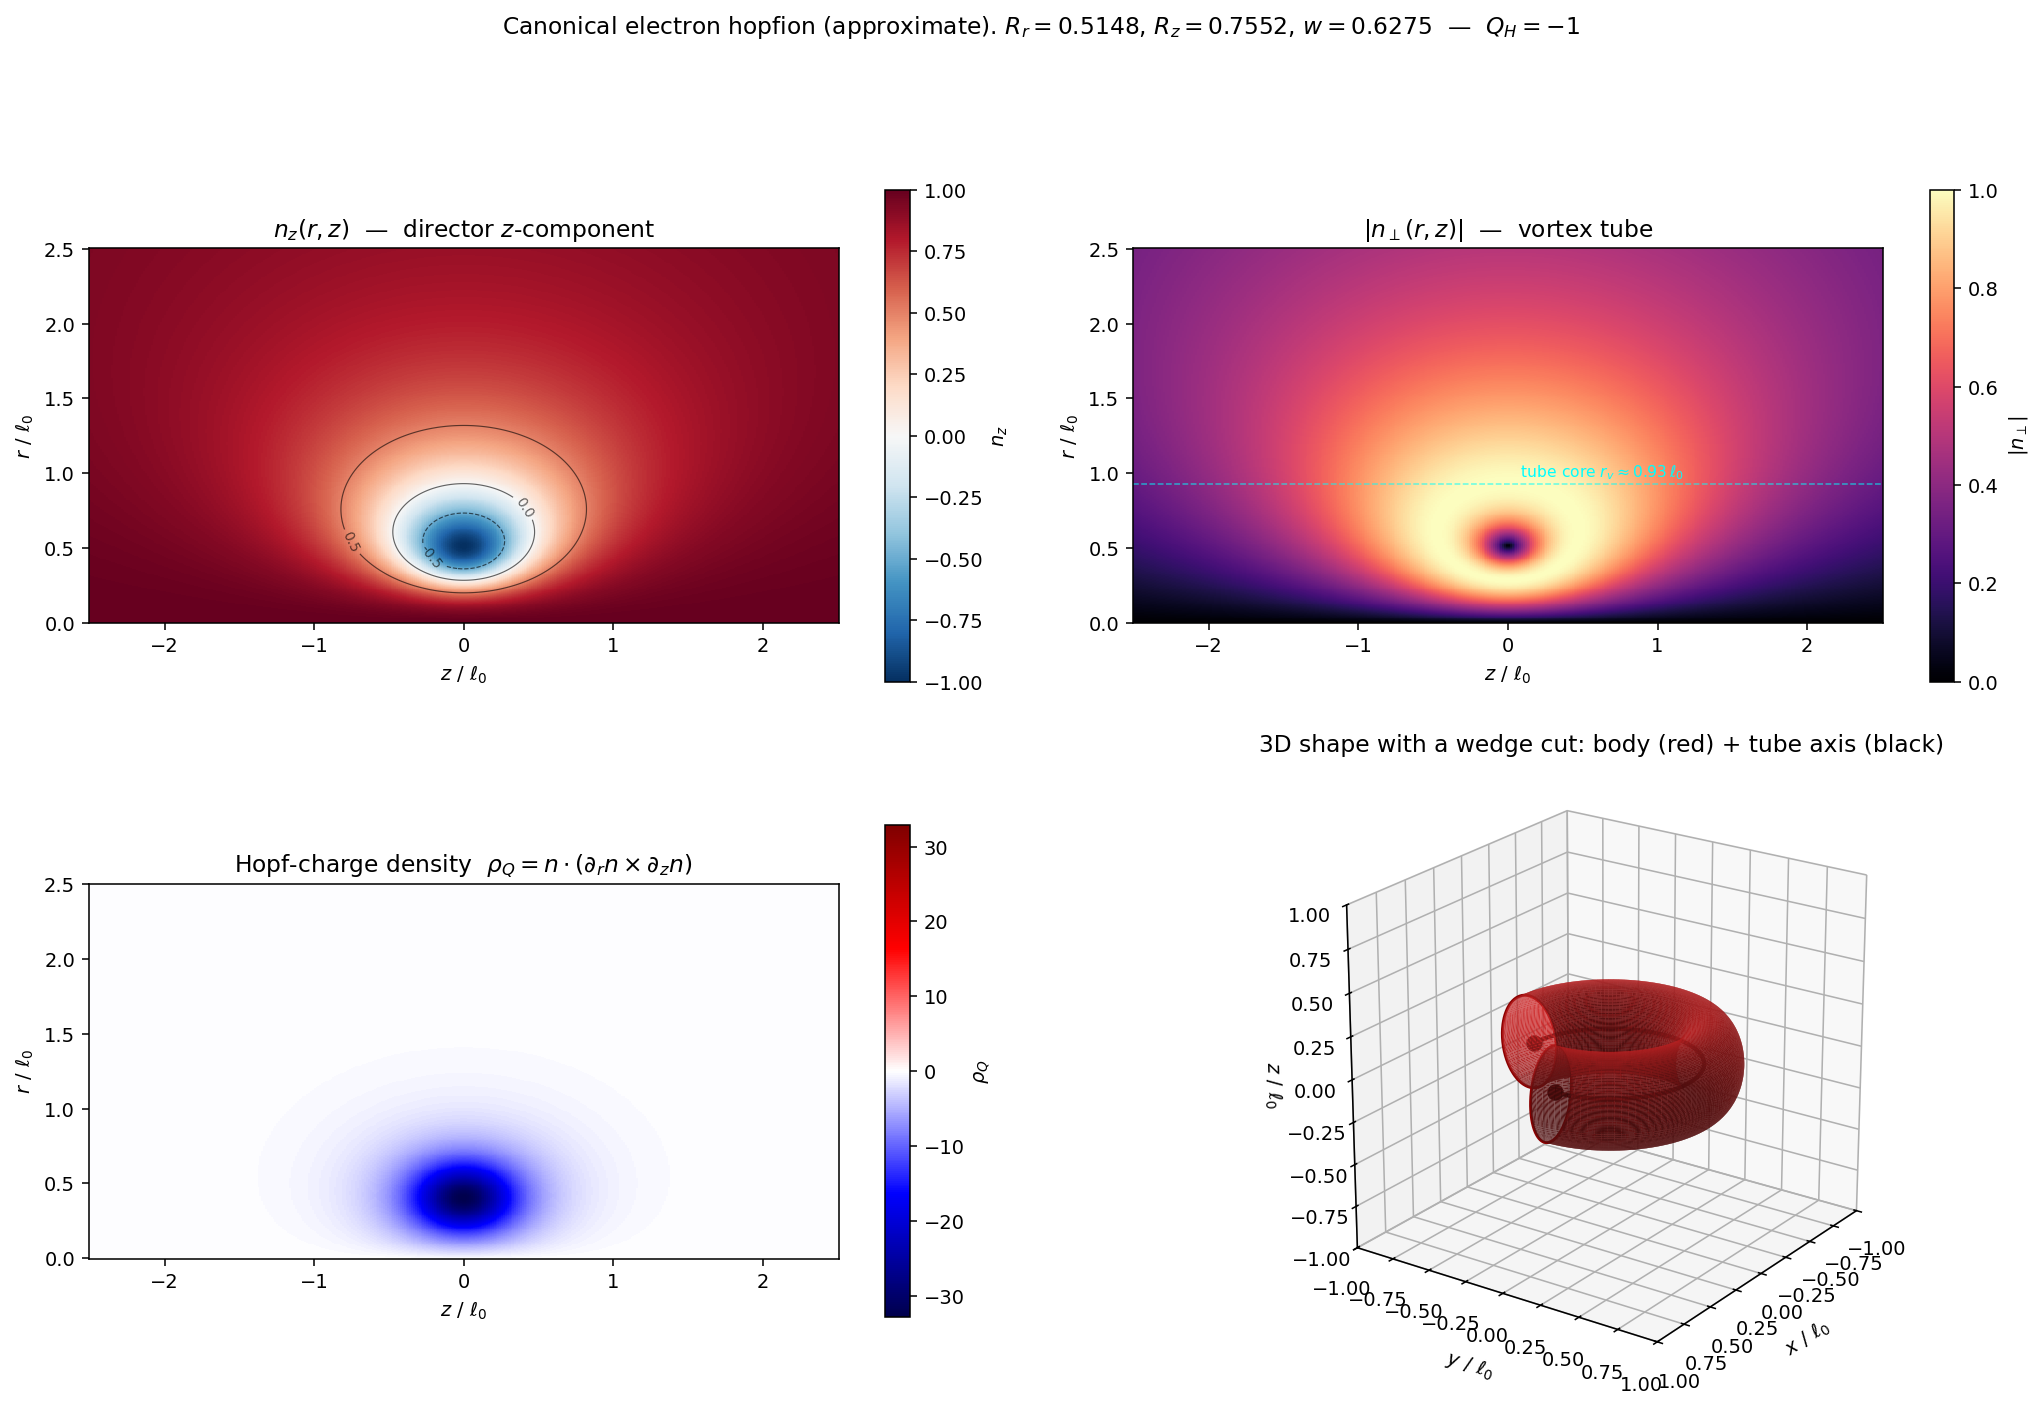

Write Python code to recreate this figure.
#!/usr/bin/env python3
"""
hopfion_visualize.py — approximate visualization of the canonical electron
hopfion using its closed-form Hopf ansatz. Pure numpy + matplotlib.
"""

import numpy as np
import matplotlib
matplotlib.use('Agg')
import matplotlib.pyplot as plt
from matplotlib.colors import LinearSegmentedColormap
from mpl_toolkits.mplot3d import Axes3D  # noqa: F401

# Canonical electron parameters (from full-field NM optimization, 1024x2048)
R_R = 0.5148
R_Z = 0.7552
W   = 0.6275


def hopf_field(rr, zz, R_r=R_R, R_z=R_Z, w=W):
    """Three-parameter Hopf ansatz, returns (n1, n2, n3) on (rr, zz) grid."""
    r = rr / R_r
    z = zz / R_z
    Y = r * r + z * z - 1.0
    D = (2.0 * z)**2 + Y * Y
    w2 = w * w
    P = D + 4.0 * r * r * w2
    P = np.maximum(P, 1e-30)
    n3 = (D - 4.0 * r * r * w2) / P
    n1 = 8.0 * r * z * w / P
    n2 = -4.0 * r * Y * w / P
    # Normalize (safety; should already be on S^2)
    norm = np.sqrt(n1*n1 + n2*n2 + n3*n3)
    norm = np.maximum(norm, 1e-30)
    return n1 / norm, n2 / norm, n3 / norm


def hopf_charge_density(n1, n2, n3, dr, dz):
    """rho_Q = n . (dn/dr x dn/dz)."""
    n1_r = np.gradient(n1, dr, axis=0)
    n2_r = np.gradient(n2, dr, axis=0)
    n3_r = np.gradient(n3, dr, axis=0)
    n1_z = np.gradient(n1, dz, axis=1)
    n2_z = np.gradient(n2, dz, axis=1)
    n3_z = np.gradient(n3, dz, axis=1)
    cx = n2_r * n3_z - n3_r * n2_z
    cy = n3_r * n1_z - n1_r * n3_z
    cz = n1_r * n2_z - n2_r * n1_z
    return n1 * cx + n2 * cy + n3 * cz


def make_2d_grid(L=2.5, N=400):
    r = np.linspace(0.001, L, N)
    z = np.linspace(-L, L, N)
    rr, zz = np.meshgrid(r, z, indexing='ij')
    dr = r[1] - r[0]
    dz = z[1] - z[0]
    return rr, zz, dr, dz


def panel_n3(ax, rr, zz, n3):
    im = ax.pcolormesh(zz, rr, n3, cmap='RdBu_r', vmin=-1, vmax=1, shading='auto')
    cs = ax.contour(zz, rr, n3, levels=[-0.5, 0.0, 0.5],
                    colors='black', linewidths=0.6, alpha=0.6)
    ax.clabel(cs, fontsize=7, fmt='%.1f')
    ax.set_xlabel(r'$z\ /\ \ell_0$')
    ax.set_ylabel(r'$r\ /\ \ell_0$')
    ax.set_title(r'$n_z(r, z)$  —  director $z$-component')
    ax.set_aspect('equal')
    plt.colorbar(im, ax=ax, label=r'$n_z$', shrink=0.8)


def panel_nperp(ax, rr, zz, n1, n2):
    n_perp = np.sqrt(n1*n1 + n2*n2)
    im = ax.pcolormesh(zz, rr, n_perp, cmap='magma', vmin=0, vmax=1, shading='auto')
    # Locate vortex tube center: where n_perp is maximum at z=0
    iz0 = n_perp.shape[1] // 2
    r_v_idx = int(np.argmax(n_perp[:, iz0]))
    r_v = rr[r_v_idx, iz0]
    ax.axhline(r_v, color='cyan', ls='--', lw=0.8, alpha=0.6)
    ax.text(0.02, r_v + 0.05, f'  tube core $r_v \\approx {r_v:.2f}\\,\\ell_0$',
            color='cyan', fontsize=8, transform=ax.transData)
    ax.set_xlabel(r'$z\ /\ \ell_0$')
    ax.set_ylabel(r'$r\ /\ \ell_0$')
    ax.set_title(r'$|n_\perp(r, z)|$  —  vortex tube')
    ax.set_aspect('equal')
    plt.colorbar(im, ax=ax, label=r'$|n_\perp|$', shrink=0.8)


def panel_charge_density(ax, rr, zz, rho_q):
    vmax = np.abs(rho_q).max()
    im = ax.pcolormesh(zz, rr, rho_q, cmap='seismic',
                       vmin=-vmax, vmax=vmax, shading='auto')
    ax.set_xlabel(r'$z\ /\ \ell_0$')
    ax.set_ylabel(r'$r\ /\ \ell_0$')
    ax.set_title(r'Hopf-charge density  $\rho_Q = n\cdot(\partial_r n \times \partial_z n)$')
    ax.set_aspect('equal')
    plt.colorbar(im, ax=ax, label=r'$\rho_Q$', shrink=0.8)


def _contour_paths(rr, zz, field, level):
    """Extract iso-contours at the given level as a list of (N, 2) arrays."""
    fig_tmp, ax_tmp = plt.subplots()
    cs = ax_tmp.contour(rr, zz, field, levels=[level])
    paths = [seg for seg in cs.allsegs[0]] if cs.allsegs else []
    plt.close(fig_tmp)
    return paths


def _revolve(r_path, z_path, n_theta=64, theta_max=2 * np.pi):
    """Revolve a planar (r, z) curve around the z-axis to a 3D surface.

    Set theta_max < 2*pi to cut the surface (e.g., theta_max=pi shows
    only the front half y > 0).
    """
    theta = np.linspace(0, theta_max, n_theta)
    R, T = np.meshgrid(r_path, theta, indexing='ij')
    Z, _ = np.meshgrid(z_path, theta, indexing='ij')
    X = R * np.cos(T)
    Y = R * np.sin(T)
    return X, Y, Z


def panel_3d_isosurfaces(ax, R_r=R_R, R_z=R_Z, w=W):
    """3D rendering of the canonical hopfion shape, with a small wedge cut out.

    Computes n_z(r, z) on a 2D grid from the analytic Hopf ansatz,
    extracts the iso-contour n_z = -0.5 (the "body" of the soliton),
    and revolves over theta in [0, 1.5*pi] -- this carves out a 90-degree
    pie-slice so the donut shape is clearly visible AND the inside (tube
    core) is exposed on the cut faces.
    """
    # Fine 2D grid in (r, z)
    L_r_local = 1.5
    L_z_local = 1.0
    N = 300
    r1d = np.linspace(0.005, L_r_local, N)
    z1d = np.linspace(-L_z_local, L_z_local, N)
    rr_local, zz_local = np.meshgrid(r1d, z1d, indexing='ij')

    n1, n2, n3 = hopf_field(rr_local, zz_local, R_r=R_r, R_z=R_z, w=w)

    # Cut a 90-degree wedge: revolve over 270 degrees only.
    theta_start = 0.0
    theta_end = 1.5 * np.pi  # 270 degrees -> a 90-degree wedge removed

    for seg in _contour_paths(rr_local, zz_local, n3, level=-0.5):
        if len(seg) < 6:
            continue
        seg_r = seg[:, 0]
        seg_z = seg[:, 1]

        # Outer surface (revolved 3/4 turn)
        theta = np.linspace(theta_start, theta_end, 96)
        R_grid, T_grid = np.meshgrid(seg_r, theta, indexing='ij')
        Z_grid, _ = np.meshgrid(seg_z, theta, indexing='ij')
        X = R_grid * np.cos(T_grid)
        Y = R_grid * np.sin(T_grid)
        ax.plot_surface(X, Y, Z_grid, color='tab:red', alpha=0.95,
                        linewidth=0, rstride=1, cstride=1,
                        antialiased=True, shade=True)

        # Two cut faces (at theta = theta_start and theta = theta_end):
        for theta_cut in (theta_start, theta_end):
            cx = seg_r * np.cos(theta_cut)
            cy = seg_r * np.sin(theta_cut)
            cz = seg_z
            ax.plot(cx, cy, cz, color='darkred', lw=1.5)

    # The vortex tube axis: a closed circle of radius R_r in the z=0 plane.
    # Draw the 3/4-arc that remains after the wedge cut.
    t_arc = np.linspace(theta_start, theta_end, 200)
    ax.plot(R_r * np.cos(t_arc), R_r * np.sin(t_arc), np.zeros_like(t_arc),
            color='black', lw=2.2)
    # Mark the two endpoints on the cut faces:
    for theta_cut in (theta_start, theta_end):
        ax.scatter([R_r * np.cos(theta_cut)], [R_r * np.sin(theta_cut)], [0],
                   color='black', s=55, zorder=10)

    ax.set_xlabel(r'$x\ /\ \ell_0$')
    ax.set_ylabel(r'$y\ /\ \ell_0$')
    ax.set_zlabel(r'$z\ /\ \ell_0$')
    ax.set_title(r'3D shape with a wedge cut: body (red) + tube axis (black)')
    lim = 1.0
    ax.set_xlim(-lim, lim)
    ax.set_ylim(-lim, lim)
    ax.set_zlim(-lim, lim)
    ax.view_init(elev=22, azim=35)
    ax.set_box_aspect((1, 1, 1))


def main():
    print(f"Canonical Hopf ansatz: R_r={R_R}, R_z={R_Z}, w={W}")
    rr, zz, dr, dz = make_2d_grid(L=2.5, N=400)
    n1, n2, n3 = hopf_field(rr, zz)
    rho_q = hopf_charge_density(n1, n2, n3, dr, dz)

    fig = plt.figure(figsize=(15, 10))

    ax1 = fig.add_subplot(2, 2, 1)
    panel_n3(ax1, rr, zz, n3)

    ax2 = fig.add_subplot(2, 2, 2)
    panel_nperp(ax2, rr, zz, n1, n2)

    ax3 = fig.add_subplot(2, 2, 3)
    panel_charge_density(ax3, rr, zz, rho_q)

    ax4 = fig.add_subplot(2, 2, 4, projection='3d')
    panel_3d_isosurfaces(ax4)

    fig.suptitle(
        rf'Canonical electron hopfion (approximate). '
        rf'$R_r={R_R}$, $R_z={R_Z}$, $w={W}$  —  $Q_H = -1$',
        fontsize=12, y=0.99,
    )
    plt.tight_layout(rect=[0, 0, 1, 0.96])

    out = '/tmp/hopfion_visualize.png'
    plt.savefig(out, dpi=140, bbox_inches='tight')
    print(f'Saved: {out}')


if __name__ == '__main__':
    main()
